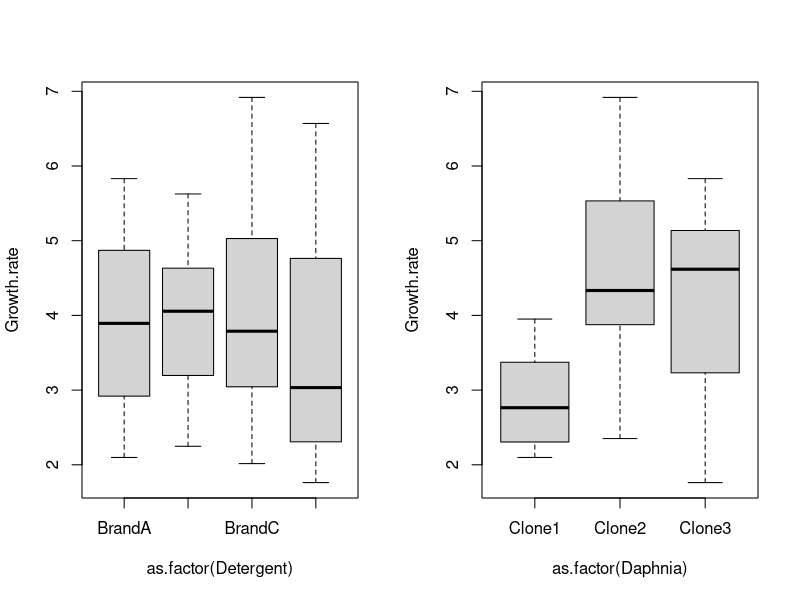
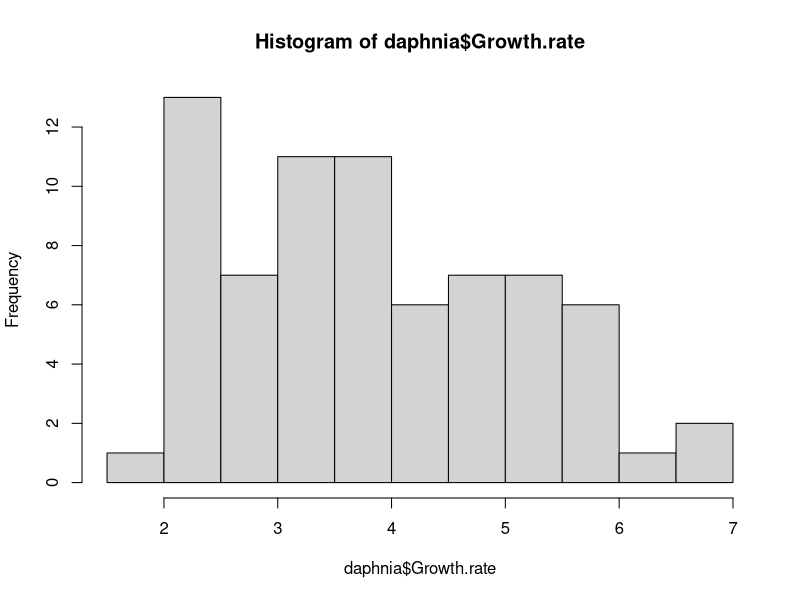
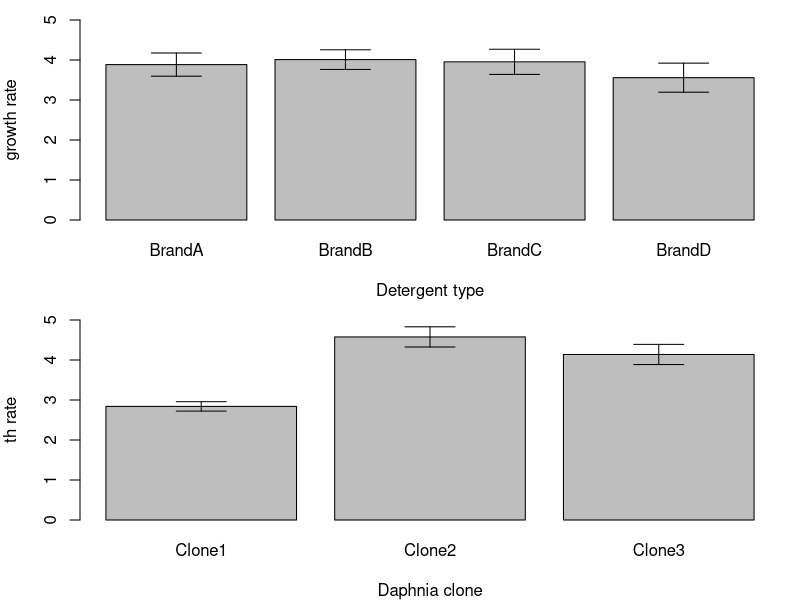

The R source for these figures, in order:
#!/usr/bin/env Rscript
# Author: Sebastian Dohne <sed24@ic.ac.uk>

daphnia <- read.delim("../data/daphnia.txt")
summary(daphnia)

head(daphnia)

str(daphnia)

##########check for potential outliers ###############
par(mfrow = c(1, 2))
plot(Growth.rate ~ as.factor(Detergent), data=daphnia)
plot(Growth.rate ~ as.factor(Daphnia), data = daphnia)

##########check for homogeneity of variances ###########
require(dplyr)

#important in ANOVAS we need to make sure variances in each group are similair
daphnia %>% # finds variance of growth rate in dataset
  group_by(Detergent) %>%
  summarise (variance=var(Growth.rate))

daphnia %>% 
  group_by(Daphnia) %>%
  summarise (variance=var(Growth.rate))

#summarise(variance = var(Growth.rate)): For each group created by group_by, this command calculates the variance of the Growth.rate column and labels it as variance
#rule of thumb is that the ratio between the smallest variance should not be much bigger than 4
#might bias the least squares estimators

######check for normality ##########
dev.off()
#This is to tell R to not plot again in the same multi-plot frame as we set u
#p before.
hist(daphnia$Growth.rate)
#no excessive amount of zeroes
#What we could do is check if all combinations are represented and if so, if there is any correlation
#Visually inspect relationships (did this with the boxplots) 
#consider interactions?


#######model Daphnia ##########
# We can also use our superior plotting skills to create barplots showing the means and
# standard errors of the mean for both clonal genotype and detergent presence

#lets use tapply to get means and standard deviations of each of the two explanatory variables
seFun <- function(x) {
  sqrt(var(x)/length(x))
}
detergentMean <- with(daphnia, tapply(Growth.rate, INDEX = Detergent,
                                      FUN = mean))
detergentSEM <- with(daphnia, tapply(Growth.rate, INDEX = Detergent,
                                     FUN = seFun))
cloneMean <- with(daphnia, tapply(Growth.rate, INDEX = Daphnia, FUN = mean))
cloneSEM <- with(daphnia, tapply(Growth.rate, INDEX = Daphnia, FUN = seFun))



#now plot this
par(mfrow=c(2,1),mar=c(4,4,1,1))
barMids <- barplot(detergentMean, xlab = "Detergent type", ylab = "Population
growth rate",
                   ylim = c(0, 5))
arrows(barMids, detergentMean - detergentSEM, barMids, detergentMean +
         detergentSEM, code = 3, angle = 90)
#plot barplot of Daph clone to detergent type
barMids <- barplot(cloneMean, xlab = "Daphnia clone", ylab = "Population grow
th rate",
                   ylim = c(0, 5))
#plot error bars
arrows(barMids, cloneMean - cloneSEM, barMids, cloneMean + cloneSEM,
       code = 3 , angle = 90) 

daphniaMod <- lm(Growth.rate ~ Detergent + Daphnia, data = daphnia)
summary(daphniaMod)

detergentMean - detergentMean[1]

cloneMean - cloneMean[1]

